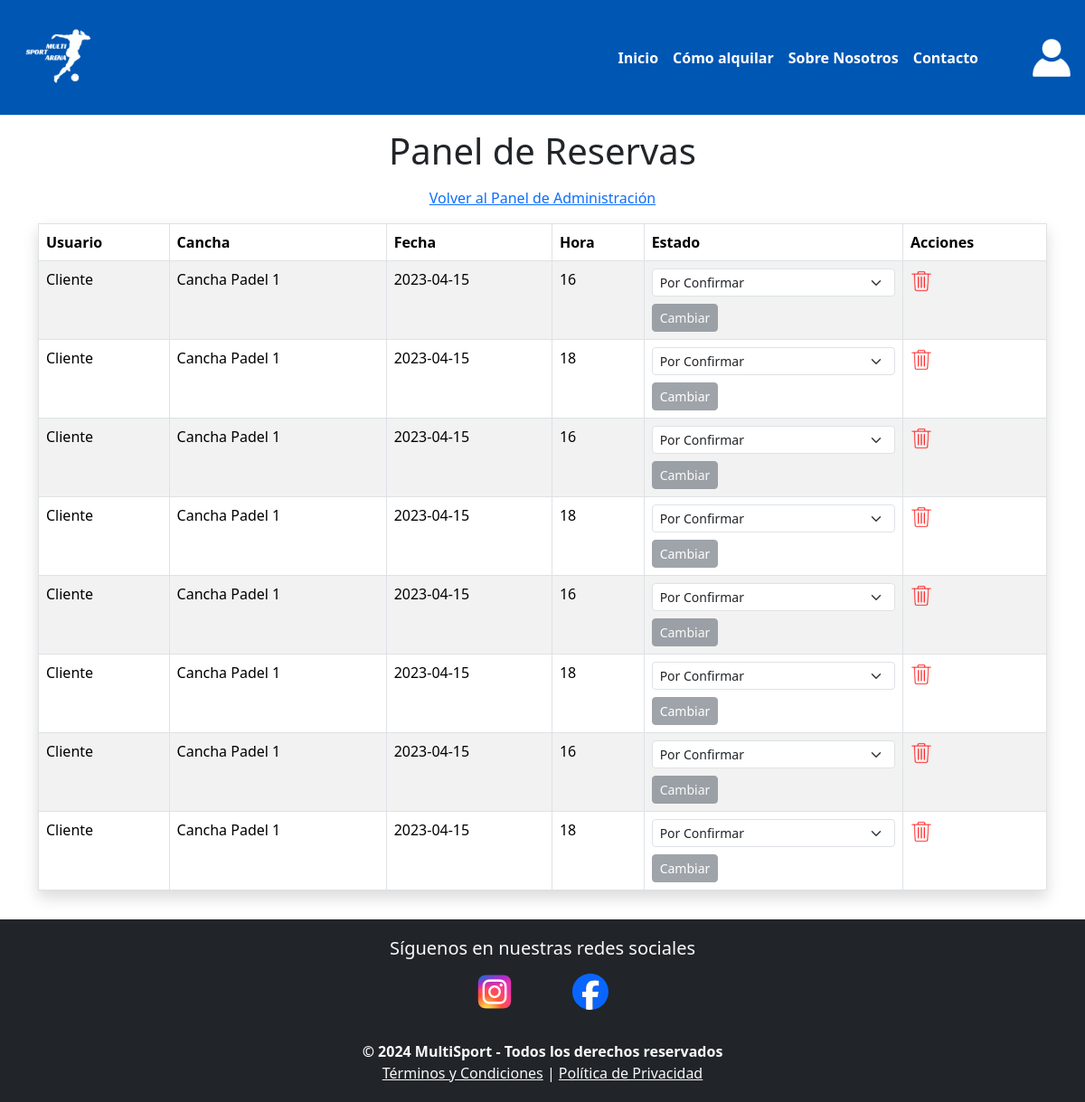
/admin/reservas, run on an earlier commit of the app's database.
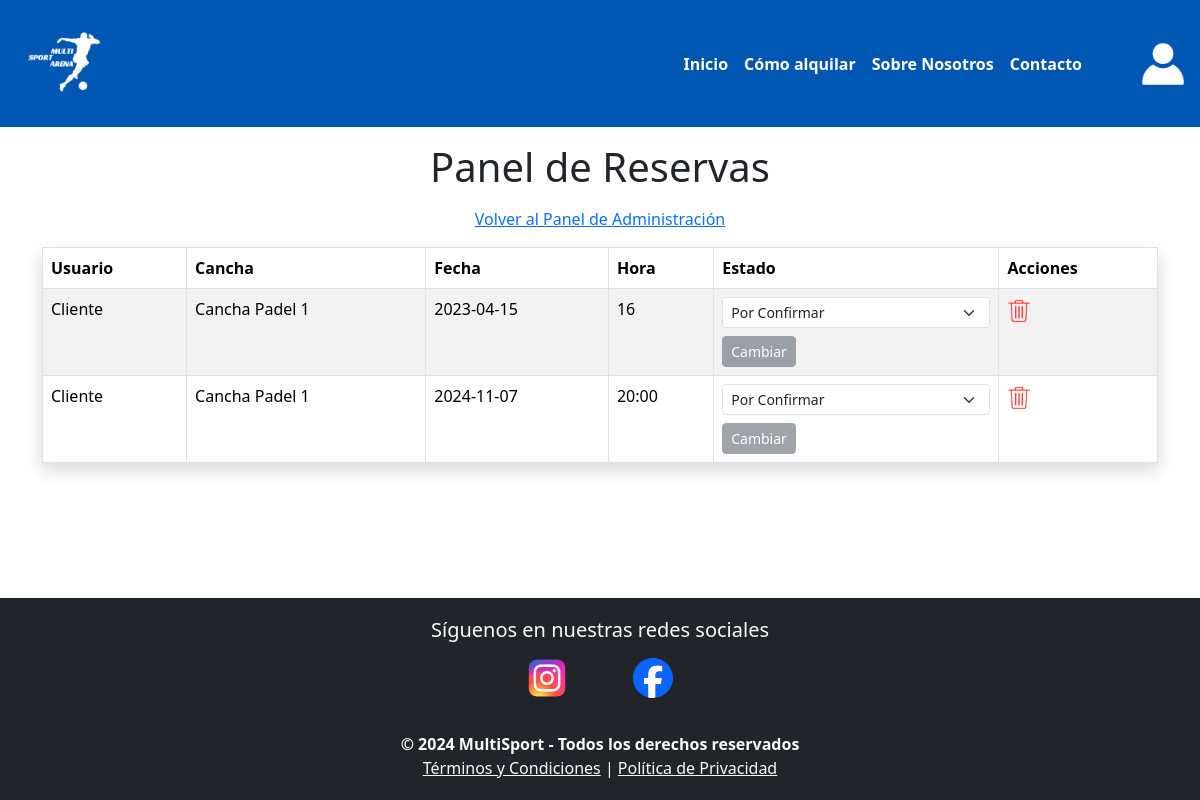
And on a later commit of the database.
### tables this page shows
CREATE TABLE Reservas (
            id_reserva INTEGER PRIMARY KEY AUTOINCREMENT,
            id_usuario INTEGER NOT NULL,
            id_cancha INTEGER NOT NULL,
            fecha TEXT NOT NULL,
            hora INTEGER NOT NULL,
            estado TEXT NOT NULL DEFAULT 'Por Confirmar',  -- 'Por Confirmar' o 'Confirmada'
            FOREIGN KEY (id_usuario) REFERENCES Usuarios (id_usuario),
            FOREIGN KEY (id_cancha) REFERENCES Canchas (id_cancha)
        );

CREATE TABLE Usuarios (
            id_usuario INTEGER PRIMARY KEY AUTOINCREMENT,
            nombre TEXT NOT NULL,
            email TEXT UNIQUE NOT NULL,
            contraseña TEXT NOT NULL,
            rol TEXT NOT NULL
        );

CREATE TABLE Canchas (
            id_cancha INTEGER PRIMARY KEY AUTOINCREMENT,
            tipo TEXT NOT NULL,
            nombre TEXT NOT NULL
        );

### app.py (the view)
@app.route('/admin/reservas')
def admin_reservas():
    conn = crear_conexion("reserva_canchas.db")
    reservas = obtener_todas_las_reservas(conn)
    conn.close()
    return render_template('admin_reservas.html', reservas=reservas)

### modelo/conexion.py (called while the page is built)
def crear_conexion(db_file):
    conn = None
    try:
        conn = sqlite3.connect(db_file)
        print(f"Conectado a la base de datos {db_file}")
        return conn
    except Error as e:
        print(f"Error al conectar con la base de datos: {e}")
    return conn

### modelo/reserva.py (called while the page is built)
def obtener_todas_las_reservas(conn):
    cursor = conn.cursor()
    cursor.execute("""
        SELECT r.id_reserva, u.nombre AS usuario, c.nombre AS cancha, r.fecha, r.hora, r.estado
        FROM Reservas r
        JOIN Usuarios u ON r.id_usuario = u.id_usuario
        JOIN Canchas c ON r.id_cancha = c.id_cancha
    """)
    return cursor.fetchall()

### templates/admin_reservas.html (shortened to what this page needs)
{% include 'header.html' %}
<main class="container mt-3 mb-3">
    <h1 class="text-center mb-3">Panel de Reservas</h1>
    <div class="text-center mb-3">
        <a href="{{ url_for('admin_dashboard') }}">Volver al Panel de Administración</a>
    </div>
    <table class="table table-striped table-bordered shadow">
        <thead>
            <tr>
                <th>Usuario</th>
                <th>Cancha</th>
                <th>Fecha</th>
                <th>Hora</th>
                <th>Estado</th>
                <th>Acciones</th>
            </tr>
        </thead>
        <tbody>
            {% for reserva in reservas %}
            <tr>
                <td>{{ reserva[1] }}</td>
                <td>{{ reserva[2] }}</td>
                <td>{{ reserva[3] }}</td>
                <td>{{ reserva[4] }}</td>
                <td>
                    <form action="{{ url_for('actualizar_estado_reserva_route', id=reserva[0]) }}" method="post" class="d-inline">
                        <select name="estado" class="form-select form-select-sm mb-2" onchange="toggleButton(this)">
                            <option value="Por Confirmar" {% if reserva[5] == 'Por Confirmar' %}selected{% endif %}>Por Confirmar</option>
                        </select>
                        <button type="submit" class="btn btn-sm btn-secondary" disabled>Cambiar</button>
                    </form>
                </td>
                <td>
                    <a href="{{ url_for('eliminar_reserva_route', id=reserva[0]) }}">
                        <img src="{{ url_for('static', filename='img/borrar.png') }}" alt="Eliminar" width="24" height="24">
                    </a>
                </td>
            </tr>
            {% endfor %}
        </tbody>
    </table>
</main>
{% include 'footer.html' %}

What changed in the data, as far as the page shows it:
removed Reservas: nombre "Cliente", nombre "Cancha Padel 1", fecha "2023-04-15", hora "18", estado "Por Confirmar"
removed Reservas: nombre "Cliente", nombre "Cancha Padel 1", fecha "2023-04-15", hora "16", estado "Por Confirmar"
removed Reservas: nombre "Cliente", nombre "Cancha Padel 1", fecha "2023-04-15", hora "18", estado "Por Confirmar"
removed Reservas: nombre "Cliente", nombre "Cancha Padel 1", fecha "2023-04-15", hora "16", estado "Por Confirmar"
removed Reservas: nombre "Cliente", nombre "Cancha Padel 1", fecha "2023-04-15", hora "18", estado "Por Confirmar"
removed Reservas: nombre "Cliente", nombre "Cancha Padel 1", fecha "2023-04-15", hora "16", estado "Por Confirmar"
removed Reservas: nombre "Cliente", nombre "Cancha Padel 1", fecha "2023-04-15", hora "18", estado "Por Confirmar"
added Reservas: nombre "Cliente", nombre "Cancha Padel 1", fecha "2024-11-07", hora "20:00"
